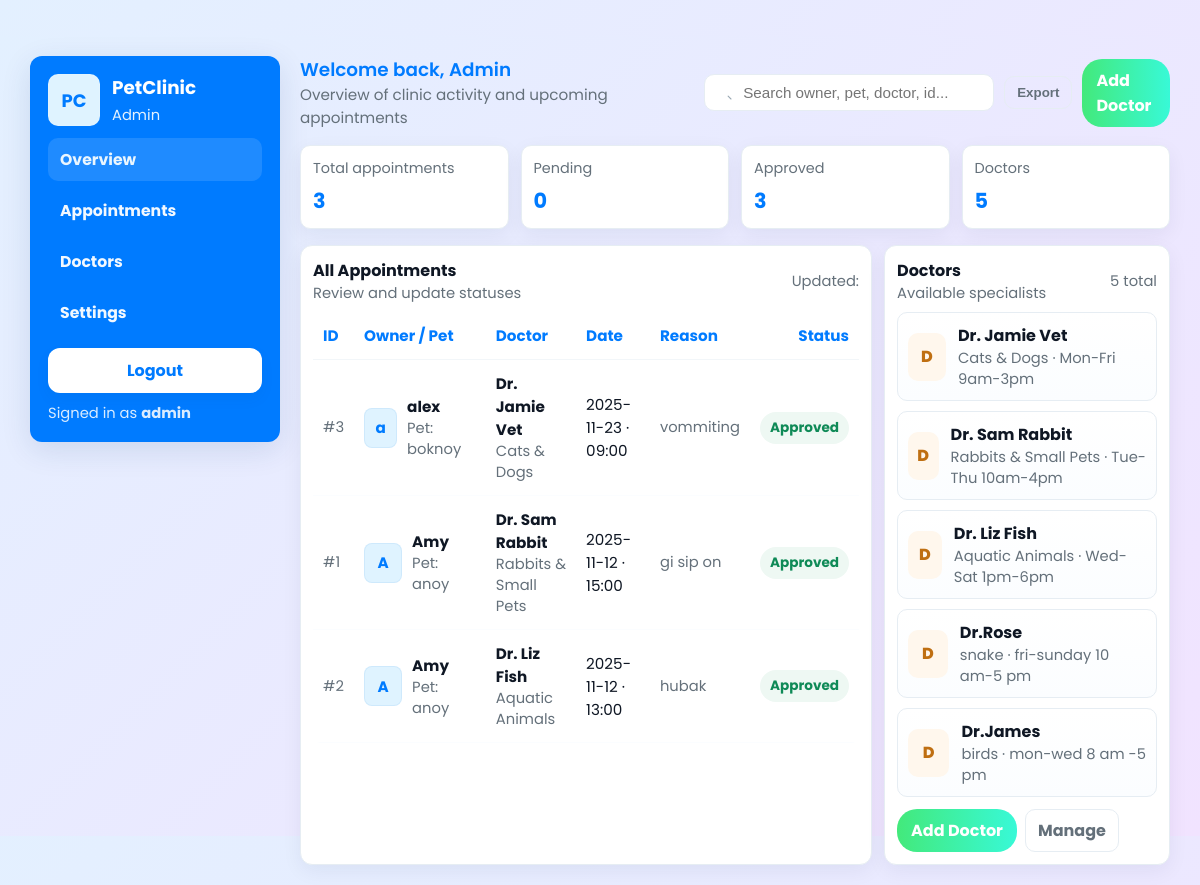
Screenshot of /dashboard (signed in) with the database file from the repository.
### app.py (models this page shows)
class Appointment(db.Model):
    id = db.Column(db.Integer, primary_key=True)
    user_id = db.Column(db.Integer, db.ForeignKey("user.id"), nullable=False)
    doctor_id = db.Column(db.Integer, db.ForeignKey("doctor.id"), nullable=False)
    pet_name = db.Column(db.String(100), nullable=False)
    date = db.Column(db.String(50), nullable=False)
    time = db.Column(db.String(50), nullable=False)
    status = db.Column(db.String(50), default="Pending")
    reason = db.Column(db.String(255))
    doctor = db.relationship("Doctor", backref="appointments")

class User(db.Model):
    id = db.Column(db.Integer, primary_key=True)
    name = db.Column(db.String(100), nullable=False)
    email = db.Column(db.String(100), unique=True, nullable=False)
    password = db.Column(db.String(100), nullable=False)
    contact = db.Column(db.String(100))
    address = db.Column(db.String(100))
    appointments = db.relationship("Appointment", backref="user", lazy=True)

class Doctor(db.Model):
    id = db.Column(db.Integer, primary_key=True)
    name = db.Column(db.String(80), nullable=False)
    specialty = db.Column(db.String(80), nullable=False)
    photo_url = db.Column(db.String(255), nullable=True)
    schedule = db.Column(db.String(255), nullable=False)

### app.py (the view)
@app.route("/dashboard")
def dashboard():
    if "admin" not in session:
        return redirect(url_for("admin_login"))
    appointments = Appointment.query.order_by(Appointment.date.desc()).all()
    doctors = Doctor.query.all()
    return render_template("dashboard.html", appointments=appointments, doctors=doctors)

### templates/dashboard.html (shortened to what this page needs)
<!doctype html>
<html lang="en">
<head>
</head>
<body>
  <div class="frame">
    <aside class="sidebar" aria-label="Sidebar">
      <div>
        <div class="brand">
          <div class="logo" aria-hidden="true">PC</div>
          <div>
            <div class="title">PetClinic</div>
            <div class="sub">Admin</div>
          </div>
        </div>
        <nav class="nav" aria-label="Main navigation">
          <a class="active" href="{{ url_for('dashboard') }}">Overview</a>
          <a href="{{ url_for('dashboard') }}">Appointments</a>
          <a href="{{ url_for('dashboard') }}">Doctors</a>
          <a href="#">Settings</a>
        </nav>
      </div>
      <div>
        <a class="logout" href="{{ url_for('logout') }}">Logout</a>
        <div class="signed">Signed in as <strong>{{ session.get('admin') and 'admin' or 'guest' }}</strong></div>
      </div>
    </aside>
    <main class="main" role="main">
      <div class="header">
        <div>
          <div class="title">Welcome back, Admin</div>
          <div class="subtitle">Overview of clinic activity and upcoming appointments</div>
        </div>
        <div class="controls">
          <div class="search" role="search" aria-label="Search appointments">
            <svg width="16" height="16" viewBox="0 0 24 24" fill="none" aria-hidden="true"><path d="M21 21l-4.35-4.35" stroke="#9aa8b3" stroke-width="1.6" stroke-linecap="round"/></svg>
            <input placeholder="Search owner, pet, doctor, id..." />
          </div>
          <button class="btn ghost">Export</button>
          <a class="btn cta" href="{{ url_for('add_doctor') }}">Add Doctor</a>
        </div>
      </div>
      <div class="stats" aria-hidden="true">
        <div class="stat">
          <div class="label">Total appointments</div>
          <div class="value">{{ appointments|length }}</div>
        </div>
        <div class="stat">
          <div class="label">Pending</div>
          <div class="value">{{ appointments|selectattr('status','equalto','Pending')|list|length }}</div>
        </div>
        <div class="stat">
          <div class="label">Approved</div>
          <div class="value">{{ appointments|selectattr('status','equalto','Approved')|list|length }}</div>
        </div>
        <div class="stat">
          <div class="label">Doctors</div>
          <div class="value">{{ doctors|length }}</div>
        </div>
      </div>
      <div class="lists">
        <section class="card" aria-labelledby="appointments">
          <div style="display:flex;align-items:center;justify-content:space-between;margin-bottom:8px">
            <div>
              <div id="appointments" style="font-weight:700">All Appointments</div>
              <div class="muted">Review and update statuses</div>
            </div>
            <div class="muted">Updated: {{ now().strftime('%Y-%m-%d %H:%M') if now is defined else '' }}</div>
          </div>
          <div class="table-wrap" role="region" aria-label="Appointments table">
            <table role="table" aria-label="Appointments table">
              <thead>
                <tr>
                  <th>ID</th>
                  <th>Owner / Pet</th>
                  <th>Doctor</th>
                  <th>Date</th>
                  <th>Reason</th>
                  <th class="right">Status</th>
                </tr>
              </thead>
              <tbody>
                {% for a in appointments %}
                <tr>
                  <td class="muted">#{{ a.id }}</td>
                  <td>
                    <div class="owner">
                      <div class="avatar" aria-hidden="true">{{ (a.user.name[0] if a.user and a.user.name) | default('U') }}</div>
                      <div>
                        <div style="font-weight:700">{{ a.user.name if a.user else 'Unknown' }}</div>
                        <div class="muted">Pet: {{ a.pet_name }}</div>
                      </div>
                    </div>
                  </td>
                  <td>
                    <div style="font-weight:700">{{ a.doctor.name }}</div>
                    <div class="muted">{{ a.doctor.specialty }}</div>
                  </td>
                  <td>{{ a.date }} · {{ a.time }}</td>
                  <td class="muted">{{ a.reason }}</td>
                  <td>
                    <div class="min-row" style="justify-content:flex-end">
                      <span class="badge {{ a.status }}">{{ a.status }}</span>
                    </div>
                  </td>
                </tr>
                {% else %}
                <tr><td colspan="6" style="padding:24px;text-align:center;color:var(--muted)">No appointments found.</td></tr>
                {% endfor %}
              </tbody>
            </table>
          </div>
        </section>
        <aside class="card">
          <div style="display:flex;align-items:center;justify-content:space-between;margin-bottom:8px">
            <div>
              <div style="font-weight:700">Doctors</div>
              <div class="muted">Available specialists</div>
            </div>
            <div class="muted">{{ doctors|length }} total</div>
          </div>
          <div class="doctors">
            {% for d in doctors %}
            <div class="doctor" role="article">
              <div class="doc-photo" aria-hidden="true">{{ d.name.split(' ')[0][0] }}</div>
              <div>
                <div style="font-weight:700">{{ d.name }}</div>
                <div class="muted">{{ d.specialty }} · {{ d.schedule }}</div>
              </div>
            </div>
            {% else %}
            <div class="muted">No doctors added yet.</div>
            {% endfor %}
          </div>
          <div style="margin-top:12px;display:flex;gap:8px">
            <a class="btn cta" href="{{ url_for('add_doctor') }}">Add Doctor</a>
            <a class="btn ghost" href="#">Manage</a>
          </div>
        </aside>
      </div>
    </main>
  </div>
</body>
</html>

### rows the page displays
Appointment: id "3", user "alex", pet_name "boknoy", doctor.name "Dr. Jamie Vet", doctor.specialty "Cats & Dogs", date "2025-11-23", time "09:00", reason "vommiting", status "Approved"
User: name "a"
Appointment: id "1", user "Amy", pet_name "anoy", doctor.name "Dr. Sam Rabbit", doctor.specialty "Rabbits & Small Pets", date "2025-11-12", time "15:00", reason "gi sip on", status "Approved"
User: name "A"
Appointment: id "2", user "Amy", pet_name "anoy", doctor.name "Dr. Liz Fish", doctor.specialty "Aquatic Animals", date "2025-11-12", time "13:00", reason "hubak", status "Approved"
Doctor: name "D", name "Dr. Jamie Vet", specialty "Cats & Dogs", schedule "Mon-Fri 9am-3pm"
Doctor: name "D", name "Dr. Sam Rabbit", specialty "Rabbits & Small Pets", schedule "Tue-Thu 10am-4pm"
Doctor: name "D", name "Dr. Liz Fish", specialty "Aquatic Animals", schedule "Wed-Sat 1pm-6pm"
Doctor: name "D", name "Dr.Rose", specialty "snake", schedule "fri-sunday 10 am-5 pm"
Doctor: name "D", name "Dr.James", specialty "birds", schedule "mon-wed 8 am -5 pm"

### other values shown
{{ session.get('admin') and 'admin' or 'guest' }} "admin"
{{ appointments|length }} "3"
{{ appointments|selectattr('status','equalto','Pending')|list|length }} "0"
{{ appointments|selectattr('status','equalto','Approved')|list|length }} "3"
{{ doctors|length }} "5"
